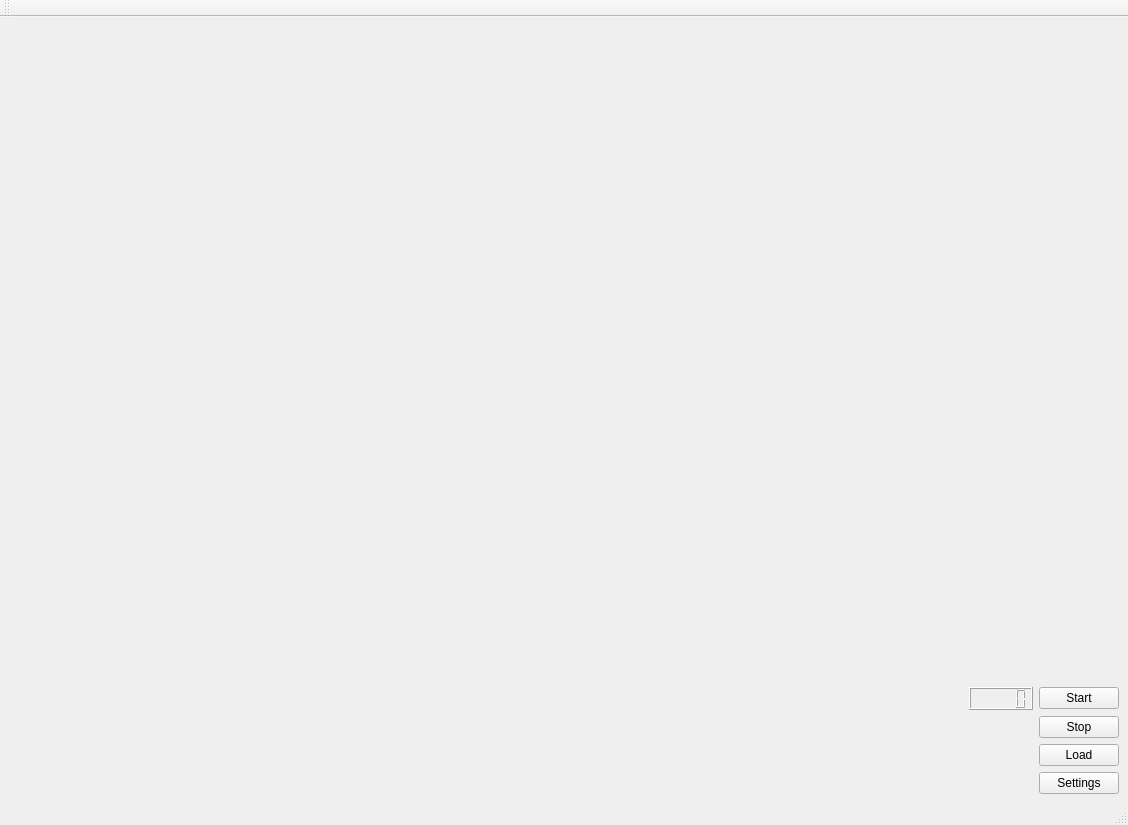
<?xml version="1.0" encoding="UTF-8"?>
<ui version="4.0">
 <class>MainWindow</class>
 <widget class="QMainWindow" name="MainWindow">
  <property name="geometry">
   <rect>
    <x>0</x>
    <y>0</y>
    <width>1128</width>
    <height>825</height>
   </rect>
  </property>
  <property name="windowTitle">
   <string>IDC</string>
  </property>
  <widget class="QWidget" name="centralwidget">
   <property name="sizePolicy">
    <sizepolicy hsizetype="Minimum" vsizetype="Minimum">
     <horstretch>0</horstretch>
     <verstretch>0</verstretch>
    </sizepolicy>
   </property>
   <layout class="QGridLayout" name="gridLayout">
    <item row="0" column="0" colspan="3">
     <widget class="ControlVideoPlay" name="video_play" native="true"/>
    </item>
    <item row="1" column="0" colspan="2">
     <widget class="ControlWindow" name="video_cap" native="true"/>
    </item>
    <item row="1" column="2">
     <layout class="QGridLayout" name="gridLayout_2">
      <item row="0" column="3">
       <widget class="QPushButton" name="btn_start">
        <property name="sizePolicy">
         <sizepolicy hsizetype="Fixed" vsizetype="Fixed">
          <horstretch>0</horstretch>
          <verstretch>0</verstretch>
         </sizepolicy>
        </property>
        <property name="text">
         <string>Start</string>
        </property>
       </widget>
      </item>
      <item row="2" column="3">
       <widget class="QPushButton" name="btn_load">
        <property name="text">
         <string>Load</string>
        </property>
       </widget>
      </item>
      <item row="1" column="3">
       <widget class="QPushButton" name="btn_stop">
        <property name="sizePolicy">
         <sizepolicy hsizetype="Fixed" vsizetype="Fixed">
          <horstretch>0</horstretch>
          <verstretch>0</verstretch>
         </sizepolicy>
        </property>
        <property name="text">
         <string>Stop</string>
        </property>
       </widget>
      </item>
      <item row="3" column="3">
       <widget class="QPushButton" name="btn_conf">
        <property name="text">
         <string>Settings</string>
        </property>
       </widget>
      </item>
      <item row="0" column="2">
       <widget class="QLCDNumber" name="clock">
        <property name="sizePolicy">
         <sizepolicy hsizetype="Fixed" vsizetype="Preferred">
          <horstretch>0</horstretch>
          <verstretch>0</verstretch>
         </sizepolicy>
        </property>
       </widget>
      </item>
     </layout>
    </item>
   </layout>
  </widget>
  <widget class="QMenuBar" name="menubar">
   <property name="geometry">
    <rect>
     <x>0</x>
     <y>0</y>
     <width>1128</width>
     <height>27</height>
    </rect>
   </property>
  </widget>
  <widget class="QStatusBar" name="statusbar"/>
  <widget class="QToolBar" name="toolBar">
   <property name="windowTitle">
    <string>toolBar</string>
   </property>
   <attribute name="toolBarArea">
    <enum>TopToolBarArea</enum>
   </attribute>
   <attribute name="toolBarBreak">
    <bool>false</bool>
   </attribute>
  </widget>
 </widget>
 <customwidgets>
  <customwidget>
   <class>ControlVideoPlay</class>
   <extends>QWidget</extends>
   <header>gui.h</header>
   <container>1</container>
  </customwidget>
  <customwidget>
   <class>ControlWindow</class>
   <extends>QWidget</extends>
   <header>gui.h</header>
   <container>1</container>
  </customwidget>
 </customwidgets>
 <resources/>
 <connections/>
</ui>
